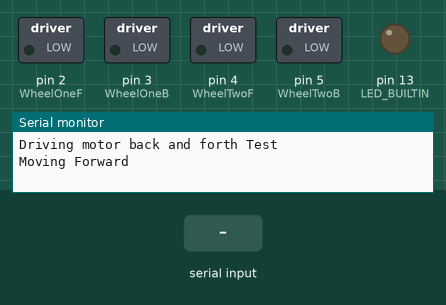
Recording of a sketch running on a simulated Arduino Uno, built with avr-gcc and run on an emulated ATmega328P. Parts: switched loads named in the sketch (green lamp = pin HIGH), output pins drawn as LEDs (lit = HIGH), the last lines printed to the serial monitor. The test bench sets the inputs (shaded band).

Above: at 1.2 s.
1.3 s: "200\n" received over Serial
At 2.4 s:
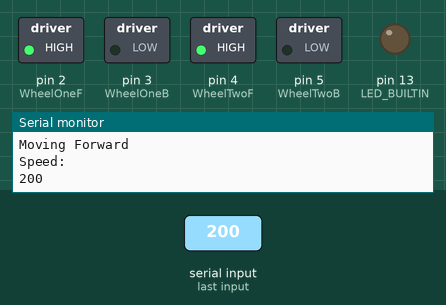
2.8 s: "90,45\n" received over Serial
At 3.7 s:
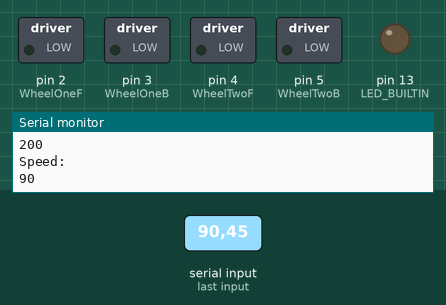
Timing chart, 0 to 5.8 s (numbered marks = the images above; inputs shaded):
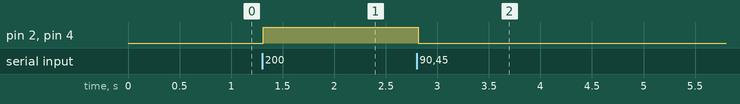

The sketch:

LockedAntiphase.ino
```cpp
#include "Arduino.h"

const byte WheelOneF = 2;
const byte WheelOneB = 3;
const byte WheelTwoF = 4;
const byte WheelTwoB = 5;
volatile int curr_speed;

String readString;

volatile uint8_t state;
enum States_enum {FORWARD, BACKWARD};

void pinClose(int pin);
void pinOpen(int pin);
void speedControl();

void setup() {
  pinMode(LED_BUILTIN, OUTPUT);
  pinMode(WheelOneF, OUTPUT);
  pinMode(WheelOneB, OUTPUT);
  pinMode(WheelTwoF, OUTPUT);
  pinMode(WheelTwoB, OUTPUT);
  Serial.begin(9600);
  Serial.println("Driving motor back and forth Test"); // so I can keep track of what is loaded
  Serial.println("Moving Forward");
  state = FORWARD;
  curr_speed = 0;
}

void loop() {

  switch (state)
  {
    case FORWARD:
      speedControl();
      pinOpen(WheelOneB);
      pinOpen(WheelTwoB);
      analogWrite(WheelOneF, curr_speed);
      analogWrite(WheelTwoF, curr_speed);
      break;

    case BACKWARD:
      speedControl();
      pinOpen(WheelOneF);
      pinOpen(WheelTwoF);
      analogWrite(WheelOneB, curr_speed);
      analogWrite(WheelTwoB, curr_speed);
      break;
  }

}

void speedControl()
{
  while (Serial.available()) {
    char c = Serial.read();  //gets one byte from serial buffer
    readString += c; //makes the string readString

    if (c == 'f'){
        Serial.println("Going Forward");
        state = FORWARD;
    } else if (c == 'b'){
        Serial.println("Moving Backward");
        state = BACKWARD;
    }

    delay(2);  //slow looping to allow buffer to fill with next character
  }

  if (readString.length() >0) {
    curr_speed = readString.toInt();
    Serial.println("Speed:");
    Serial.println(curr_speed);

    readString=""; //empty for next input
  }
}

void pinOpen(int pin)
{
    digitalWrite(pin, LOW);
}

void pinClose(int pin)
{
    digitalWrite(pin, HIGH);
}
```

Measured:
- after the input at 1.3 s, pin 2 (WheelOneF), pin 4 (WheelTwoF): LOW → HIGH at once
- after the input at 2.8 s, pin 2 (WheelOneF), pin 4 (WheelTwoF): HIGH → LOW at once
